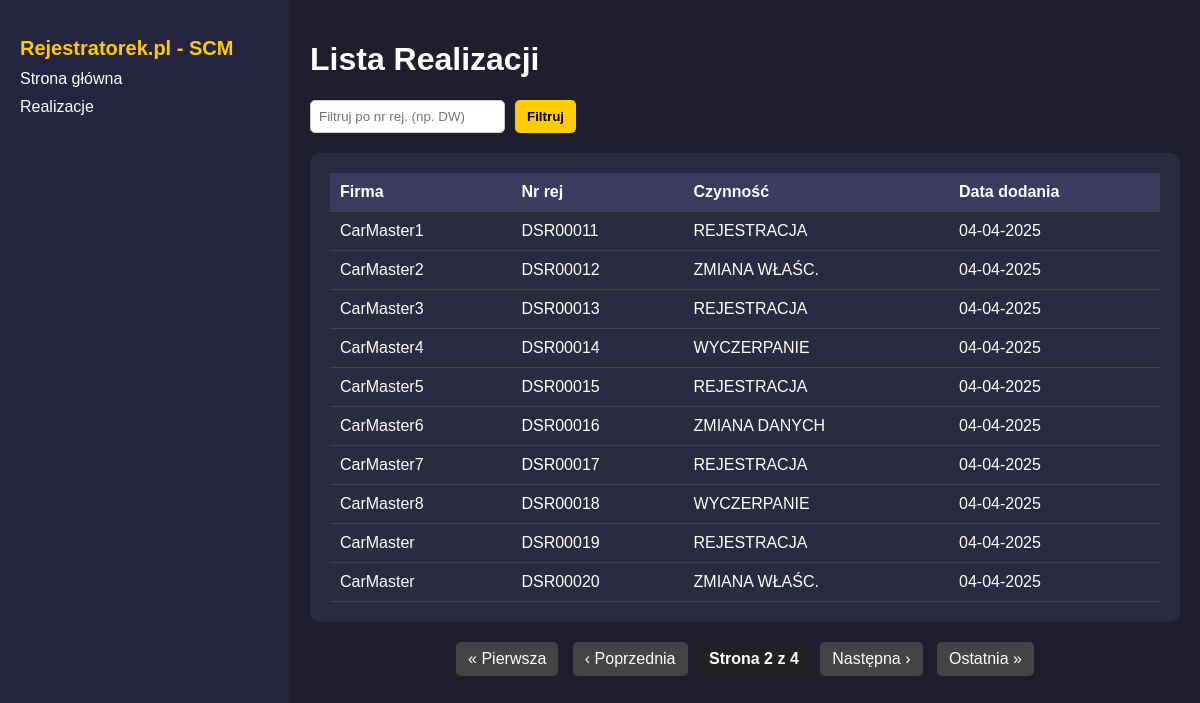
The page /realizacje/?page=2 on the database its author committed.
### rej_app/models.py (models this page shows, shortened)
class Realizacja(models.Model):
    rejestrator = models.ForeignKey(Rejestrator, on_delete=models.CASCADE, null=True)
    numer_rejestracyjny = models.CharField(max_length=50)
    numer_umowy = models.CharField(max_length=50)
    rodzaj_sprawy = models.CharField(max_length=100)
    grupa_spraw = models.CharField(max_length=100)
    data_dodania = models.DateTimeField(auto_now_add=True)
    class Meta:
        unique_together = [
            ['numer_rejestracyjny', 'rejestrator', 'rodzaj_sprawy']
    ]

class Rejestrator(models.Model):
    numer_rejestracyjny = models.CharField(max_length=50)
    rejestrator = models.CharField(max_length=100)
    miasto = models.CharField(max_length=100)
    email = models.CharField(max_length=500)
    telefon = models.CharField(max_length=100)
    adres = models.CharField(max_length=300)
    def __str__(self):
        return self.rejestrator

### rej_app/views.py (the view)
# urls.py: path("realizacje/", realizacje_lista, name="realizacje_lista"),
def realizacje_lista(request):
    filter_value = request.GET.get("filter", "").upper()
    realizacje = Realizacja.objects.all().order_by("numer_rejestracyjny")
    if filter_value:
        realizacje = realizacje.filter(numer_rejestracyjny__startswith=filter_value)
    paginator = Paginator(realizacje, 10)
    page_number = request.GET.get("page")
    realizacje_page = paginator.get_page(page_number)
    return render(request, "realizacje.html", {"realizacje": realizacje_page, "filter_value": filter_value})

### rej_app/templates/realizacje.html (shortened to what this page needs)
{% load static %}
<!DOCTYPE html>
<html lang="pl">
<head>
    <link rel="stylesheet" href="{% static 'css/style.css' %}">
</head>
<body>
    <div class="container">
        <div class="sidebar">
            <h2>Rejestratorek.pl - SCM</h2>
            <a href="{% url 'sprawdz_formularz' %}">Strona główna</a>
            <a href="{% url 'realizacje_lista' %}" class="active">Realizacje</a>
        </div>
        <div class="content">
            <h1>Lista Realizacji</h1>
            <form method="get" class="filter-form">
                <input type="text" name="filter" placeholder="Filtruj po nr rej. (np. DW)" value="{{ request.GET.filter }}">
                <button type="submit">Filtruj</button>
            </form>
            <div class="table-container">
                <table>
                    <thead>
                        <tr>
                            <th>Firma</th>
                            <th>Nr rej</th>
                            <th>Czynność</th>
                            <th>Data dodania</th>
                        </tr>
                    </thead>
                    <tbody>
                        {% for r in realizacje %}
                        <tr>
                            <td>{{ r.rejestrator }}</td>
                            <td>{{ r.numer_rejestracyjny }}</td>
                            <td>{{ r.rodzaj_sprawy }}</td>
                            <td>{{ r.data_dodania|date:"d-m-Y" }}</td>
                        </tr>
                        {% empty %}
                        <tr><td colspan="4">Brak realizacji.</td></tr>
                        {% endfor %}
                    </tbody>
                </table>
            </div>
            <div class="pagination">
                {% if realizacje.has_previous %}
                    <a href="?page=1{% if request.GET.filter %}&filter={{ request.GET.filter }}{% endif %}">« Pierwsza</a>
                    <a href="?page={{ realizacje.previous_page_number }}{% if request.GET.filter %}&filter={{ request.GET.filter }}{% endif %}">‹ Poprzednia</a>
                {% endif %}
                <span>Strona {{ realizacje.number }} z {{ realizacje.paginator.num_pages }}</span>
                {% if realizacje.has_next %}
                    <a href="?page={{ realizacje.next_page_number }}{% if request.GET.filter %}&filter={{ request.GET.filter }}{% endif %}">Następna ›</a>
                    <a href="?page={{ realizacje.paginator.num_pages }}{% if request.GET.filter %}&filter={{ request.GET.filter }}{% endif %}">Ostatnia »</a>
                {% endif %}
            </div>
        </div>
    </div>
</body>
</html>

### rej_app/static/css/style.css (style rules this page uses)
body { background-color: #1e1e2f; color: #fff; font-family: Arial, sans-serif; margin: 0; padding: 0; }
.container { display: flex; height: 100vh; }
.sidebar { width: 250px; background-color: #252542; padding: 20px; }
.sidebar h2 { font-size: 20px; margin-bottom: 10px; color: #ffcc00; }
.sidebar a { color: #fff; text-decoration: none; display: block; margin: 10px 0; }
.content { flex-grow: 1; padding: 20px; }
.table-container { background-color: #2b2b40; padding: 20px; border-radius: 10px; }
table { width: 100%; border-collapse: collapse; }
th, td { padding: 10px; text-align: left; border-bottom: 1px solid #444; }
th { background-color: #3b3b5f; }
.filter-form { margin-bottom: 20px; display: flex; gap: 10px; }
.filter-form input { padding: 8px; border: 1px solid #ccc; border-radius: 5px; }
.filter-form button { padding: 8px 12px; background-color: #ffcc00; color: black; border: none; border-radius: 5px; font-weight: bold; cursor: pointer; }
.pagination { margin-top: 20px; text-align: center; }
.pagination a { display: inline-block; padding: 8px 12px; margin: 0 5px; text-decoration: none; background-color: #444; color: white; border-radius: 5px; }
.pagination span { font-weight: bold; padding: 8px 12px; background-color: #222; color: #fff; border-radius: 5px; }

### rows shown on the page
Realizacja: rejestrator "CarMaster1", numer_rejestracyjny "DSR00011", rodzaj_sprawy "REJESTRACJA", data_dodania "04-04-2025"
Realizacja: rejestrator "CarMaster2", numer_rejestracyjny "DSR00012", rodzaj_sprawy "ZMIANA WŁAŚC.", data_dodania "04-04-2025"
Realizacja: rejestrator "CarMaster3", numer_rejestracyjny "DSR00013", rodzaj_sprawy "REJESTRACJA", data_dodania "04-04-2025"
Realizacja: rejestrator "CarMaster4", numer_rejestracyjny "DSR00014", rodzaj_sprawy "WYCZERPANIE", data_dodania "04-04-2025"
Realizacja: rejestrator "CarMaster5", numer_rejestracyjny "DSR00015", rodzaj_sprawy "REJESTRACJA", data_dodania "04-04-2025"
Realizacja: rejestrator "CarMaster6", numer_rejestracyjny "DSR00016", rodzaj_sprawy "ZMIANA DANYCH", data_dodania "04-04-2025"
Realizacja: rejestrator "CarMaster7", numer_rejestracyjny "DSR00017", rodzaj_sprawy "REJESTRACJA", data_dodania "04-04-2025"
Realizacja: rejestrator "CarMaster8", numer_rejestracyjny "DSR00018", rodzaj_sprawy "WYCZERPANIE", data_dodania "04-04-2025"
Realizacja: rejestrator "CarMaster", numer_rejestracyjny "DSR00019", rodzaj_sprawy "REJESTRACJA", data_dodania "04-04-2025"
Realizacja: rejestrator "CarMaster", numer_rejestracyjny "DSR00020", rodzaj_sprawy "ZMIANA WŁAŚC.", data_dodania "04-04-2025"

### other values the page prints
{{ realizacje.number }} "2"
{{ realizacje.paginator.num_pages }} "4"
